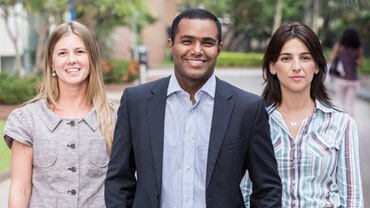
#> input picture M6_Computer_Vision/07. Template matching, corners and Haar cascades/img/people2.jpg, 370 x 208 px
$ jupyter execute 'Haar Cascades.ipynb'   (shell and % lines are left out)
#> lines starting #> are read from the running program, lines starting #| are printed output that depends on the picture; after the words box and inside, x2 and y2 are one past the last pixel; in counts of white or black regions, pixels touching at a corner belong together
[cell 1]
import cv2
import numpy as np
import matplotlib.pyplot as plt

[cell 2]
def imshow(img):
    plt.figure(figsize=(10, 7))
    plt.imshow(img[:,:,::-1])

[cell 3]
image = cv2.imread('img/people2.jpg');
#> image is the input picture: shape (208, 370, 3); mean B, G, R 135.2, 136.2, 142.5
imshow(image)

[cell 4]
# Given the image above, lets detect faces on the image using haar cascades
# First create a CascadeClassifier using the frontalFace classifier ->
# Haarcascades/haarcascade_frontalface_default.xml
img_copy = image.copy()
face_classifier = cv2.CascadeClassifier('Haarcascades/haarcascade_frontalface_default.xml')

# Convert the image to grayscale
gray = cv2.cvtColor(image, cv2.COLOR_BGR2GRAY)
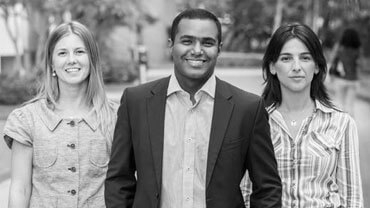
#> gray: shape (208, 370); min 0, max 254, mean 138
# Using the classifiers detect all faces on the image
faces = face_classifier.detectMultiScale(gray, scaleFactor=2.04, minNeighbors=5, flags=0, minSize=(1, 1), maxSize=(50, 50))
#> faces = [[172, 22, 49, 49], [47, 34, 49, 49], [270, 40, 49, 49]]

# If no faces detected print("No faces found")
'''When no faces detected, face_classifier returns and empty tuple'''
if len(faces) < 1:
    print("No faces found")

# Otherwise draw a rectangle on each face that has been detected
'''We iterate through our faces array and draw a rectangle over each face in faces'''
for (x,y,w,h) in faces:
     new_img = cv2.rectangle(img_copy, (x,y), (x+w,y+h), (0, 255, 0), 2)
#> this loop made 3 passes
#> (x, y) on passes 1 to 3: (172, 22), (47, 34), (270, 40)
#> pass 2, `new_img = cv2.rectangle(img_copy, (x,y), (x+w,y+h), (0, 255, 0), 2)`:
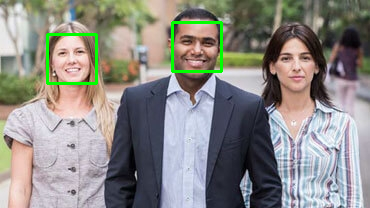
#> new_img: shape (208, 370, 3); mean B, G, R 133.5, 138.2, 140.2

new_img = new_img[:,:,::-1]
plt.imshow(new_img)

[cell 5]
al = cv2.imread('img/alessio.png')
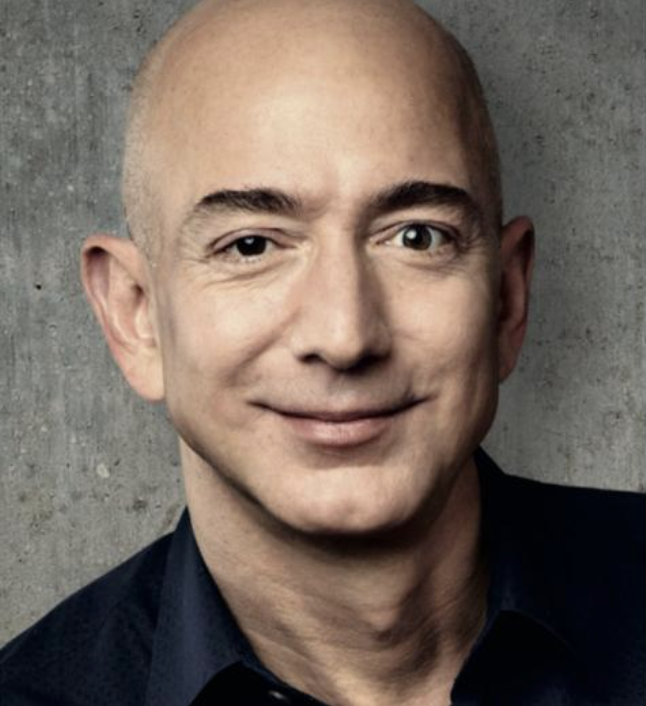
#> input picture M6_Computer_Vision/07. Template matching, corners and Haar cascades/img/alessio.png, 646 x 706 px
#> al is the input picture: shape (706, 646, 3); mean B, G, R 93.6, 102.7, 116
al_copy = al.copy()
face_classifier2 = cv2.CascadeClassifier('Haarcascades/haarcascade_frontalface_default.xml')

# Convert the image to grayscale
gray2 = cv2.cvtColor(al_copy, cv2.COLOR_BGR2GRAY)
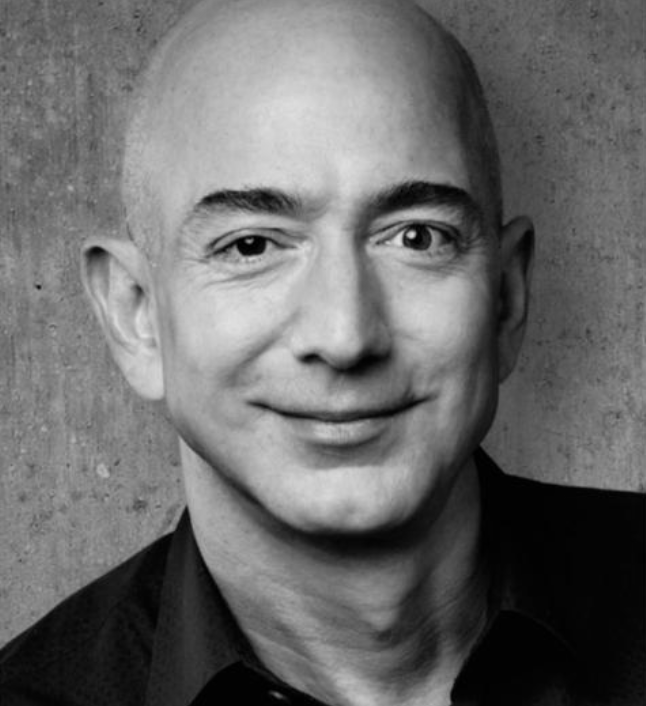
#> gray2: shape (706, 646); min 0, max 225, mean 105.7

# Using the classifiers detect all faces on the image
faces2 = face_classifier2.detectMultiScale(gray2, scaleFactor=1.04, minNeighbors=3, flags=0, minSize=(1, 1), maxSize=(50, 50))
#> faces2 = ()
plt.imshow(gray2, cmap='gray')

if len(faces2) < 1:
    print("No faces found")

detect = np.ones((gray2.shape[:3]))
for (x,y,w,h) in faces2:
     detect = cv2.rectangle(al_copy, (x,y), (x+w,y+h), (0, 255, 0), 2)
#> this loop made 0 passes

#detect = detect[:,:,::-1]
plt.imshow(detect)
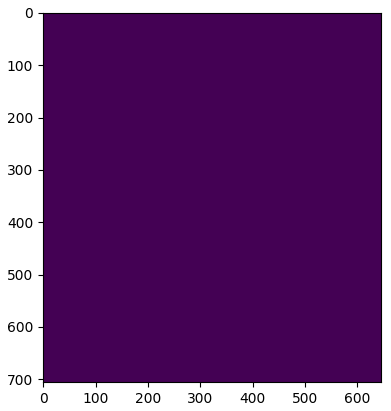
#> figure drawn by matplotlib, 1 panel

[cell 6]
img2 = cv2.imread('img/people1.jpg')
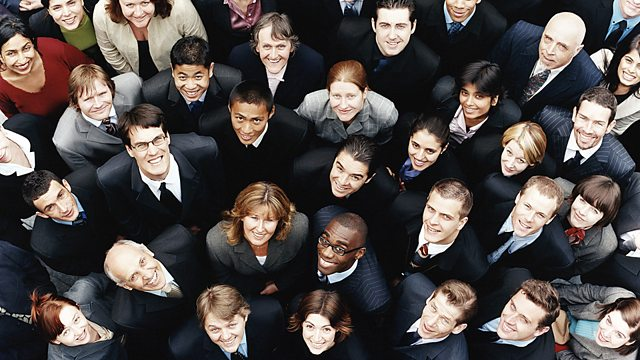
#> input picture M6_Computer_Vision/07. Template matching, corners and Haar cascades/img/people1.jpg, 640 x 360 px
#> img2 is the input picture: shape (360, 640, 3); mean B, G, R 71.1, 73, 79.5
al_copy = img2.copy()
face_classifier2 = cv2.CascadeClassifier('Haarcascades/haarcascade_frontalface_default.xml')
# Convert the image to grayscale
gray2 = cv2.cvtColor(al_copy, cv2.COLOR_BGR2GRAY)
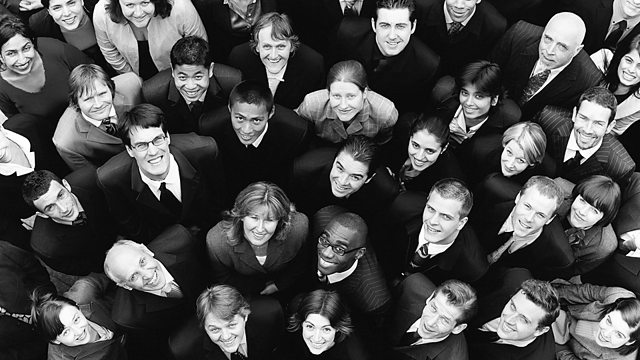
#> gray2: shape (360, 640); min 0, max 255, mean 74.8
# Using the classifiers detect all faces on the image
faces = face_classifier2.detectMultiScale(gray2, scaleFactor=1.04, minNeighbors=1, flags=0, minSize=(2, 2), maxSize=(50, 50))
#> faces = 19 rows, first 6: [455, 83, 31, 31], [255, 33, 37, 37], [299, 313, 39, 39], [547, 316, 30, 30], [325, 80, 39, 39], [403, 133, 40, 40]
gray2.shape
# If no faces detected print("No faces found")
'''When no faces detected, face_classifier returns and empty tuple'''
if len(faces) < 1:
    print("No faces found")

# Otherwise draw a rectangle on each face that has been detected
'''We iterate through our faces array and draw a rectangle over each face in faces'''
for (x,y,w,h) in faces:
     detect = cv2.rectangle(al_copy, (x,y), (x+w,y+h), (0, 255, 0), 2)
#> this loop made 19 passes
#> (x, y, w, h) on passes 1 to 12: (455, 83, 31, 31), (255, 33, 37, 37), (299, 313, 39, 39), (547, 316, 30, 30), (325, 80, 39, 39), (403, 133, 40, 40), (435, 203, 38, 38), (372, 9, 43, 43), (502, 125, 34, 34), (570, 104, 44, 44), (205, 313, 37, 37), (325, 65, 42, 42)
#> pass 2, `detect = cv2.rectangle(al_copy, (x,y), (x+w,y+h), (0, 255, 0), 2)`:
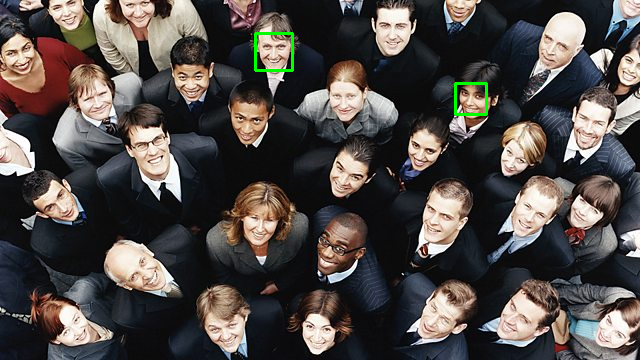
#> detect: shape (360, 640, 3); mean B, G, R 70.9, 73.6, 79.2
#> pass 3, `detect = cv2.rectangle(al_copy, (x,y), (x+w,y+h), (0, 255, 0), 2)`:
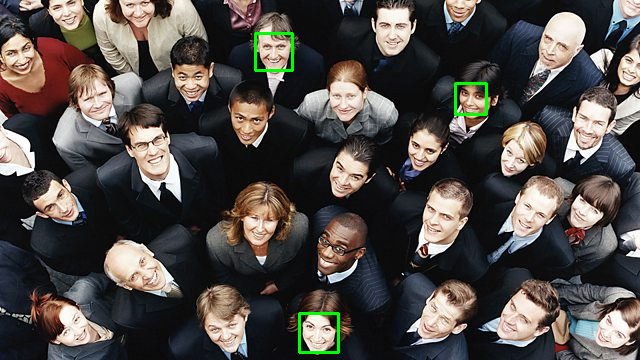
#> detect: shape (360, 640, 3); 0.2% of pixels changed, all inside (x1, y1, x2, y2) = (298, 312, 340, 354)
#> after the loop:
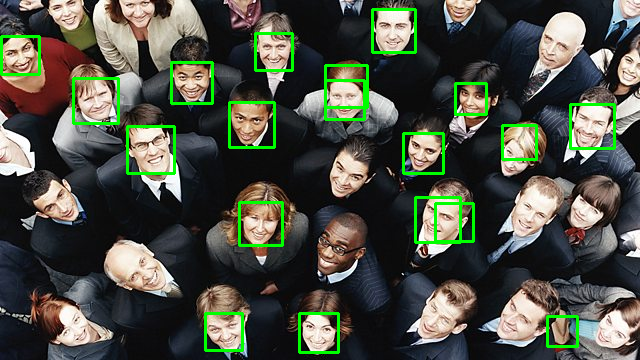
#> al_copy: shape (360, 640, 3); 3.84% of pixels changed, all inside (x1, y1, x2, y2) = (0, 8, 616, 354)


detect = detect[:,:,::-1]
plt.figure(figsize=(10, 10))
plt.imshow(detect)

[cell 7]
eye_cascade = cv2.CascadeClassifier('Haarcascades/haarcascade_eye.xml')
# Now do the same but this time also detect eyes in the faces using -> Haarcascades/haarcascade_eye.xml
img_copy3 = image.copy()
gray3 = cv2.cvtColor(img_copy3, cv2.COLOR_BGR2GRAY)

eyes = eye_cascade.detectMultiScale(gray3)
#> eyes = [[180, 86, 24, 24]]

for (ex,ey,ew,eh) in eyes:
    detect3 = cv2.rectangle(img_copy3,(ex,ey),(ex+ew,ey+eh),(0,255,0),2)
#> this loop made 1 pass

detect3 = detect3[:,:,::-1]
plt.figure(figsize=(10, 10))
plt.imshow(detect3)
